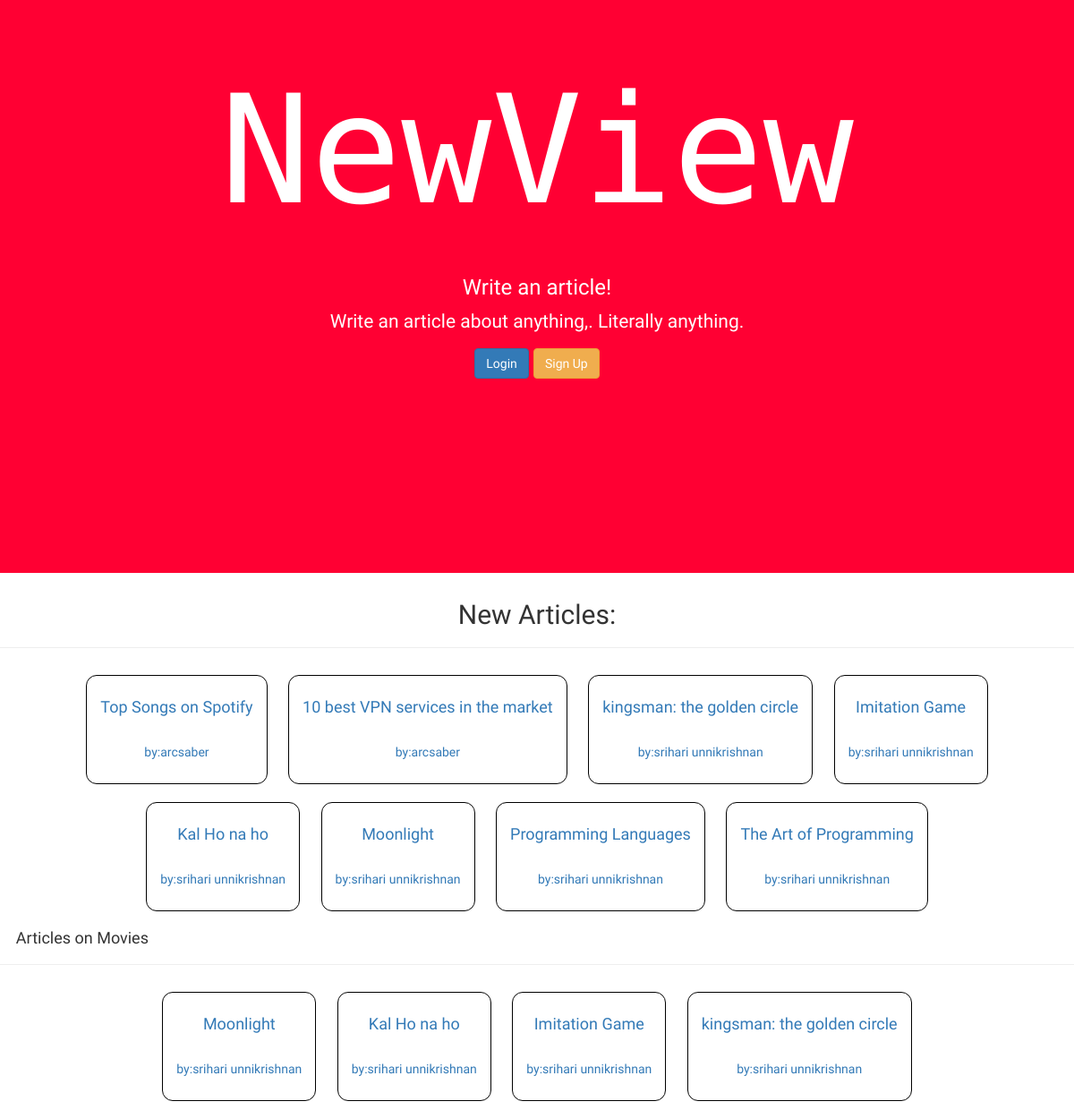
/, run on an earlier commit of the app's database.
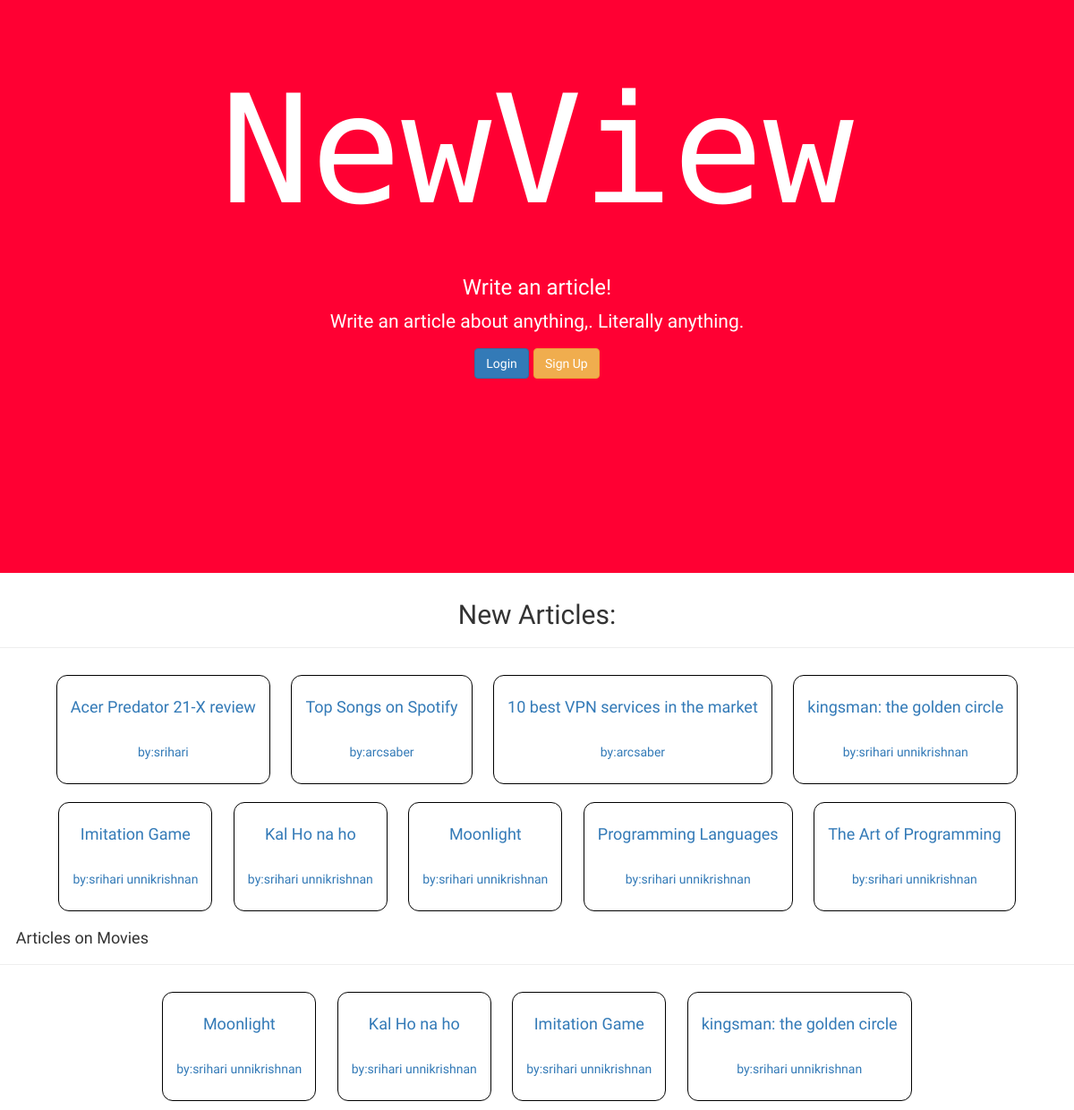
And on a later commit of the database.
### WriteReview/models.py (models this page shows)
class Reviews(models.Model):
    Title=models.CharField(max_length=100)
    Body=models.TextField()
    Tag=models.CharField(max_length=5000)
    author=models.CharField(max_length=5000)
    views=models.IntegerField()
    published=models.DateField()
    genre=models.CharField(choices=GENRES,max_length=20,default='Others')
    def __str__(self):
        return self.Title

### WriteReview/views.py (the view)
# urls.py: url(r'^$',views.start,name="Index"),
def start(request):
    article=[i for i in models.Reviews.objects.all()][-9:]
    article.reverse()
    prev_recommendation=list(set(prev_recommendations))
    print(prev_recommendation)
    for i in prev_recommendation:
        models.Recommendation.objects.create(user=request.user.username,article=i)
        for y in models.Recommendation.objects.all():
            if models.Recommendation.objects.filter(article=i).count() >1:
                y.delete()
    movie=[]
    for i in models.Reviews.objects.all():
        key = i.pk
        if tags(key,"movie")==True or tags(key,"movies") == True or i.genre == "Movies":
            print(key)
            movie.append(i)
    print(movie)
    prev_recommendatioa=models.Recommendation.objects.all().filter(user=request.user.username)
    prev_recommendationsb.append(str(prev_recommendatioa))
    print("STUFF:"+str(prev_recommendations))
    context={"article":article,"previous":prev_recommendatioa,"movie":movie,"Prev_len":len(prev_recommendations)}
    return render(request,"WriteReview/index.html",context)

### WriteReview/views.py (called while the page is built)
def tags(pk,tag):
    obj=get_object_or_404(models.Reviews,pk=pk)
    tags=obj.Tag
    art_tags=tags
    art_tags_all=[]
    string=art_tags.split(',')
    for i in string:
        if i == tag:
            return True

### templates/WriteReview/index.html (shortened to what this page needs)
<!doctype html>
{% load crispy_forms_tags %}
<html>
        <link rel="stylesheet" href="https://maxcdn.bootstrapcdn.com/bootstrap/3.3.7/css/bootstrap.min.css">
    <head><title>Write a new Article</title>
    <link rel="stylesheet" href="https://maxcdn.bootstrapcdn.com/bootstrap/3.3.7/css/bootstrap.min.css">
    </head>
    <body>
        <div class="jumbotron text-center">
            <span style="font-size:1200%">NewView</span>
            <h3>Write an article!</h3>
            <p>Write an article about anything,{{ request.user.username }}. Literally anything. </p>
            {% if user.is_authenticated %}
            <p><a style="color:white" href="/art"><button type="button" class="btn btn-primary">Write an article</button></a>
               <a style="color:white" href={% url 'asignout' %}><button type="button" class="btn btn-warning">Sign Out</button></a>
               <a style="color:white" href={% url 'subscription' %}><button type="button" class="btn btn-success">From your Subscriptions</button></a>
            </p>
            {% else %}
            <p><a href="/login" style="color:white"><button class="btn btn-primary">Login</button></a>&nbsp<a href="/signup" style="color:white"><button class="btn btn-warning">Sign Up</button></a></p>
            {% endif %}
        </div>
        <div >
                <center>
                        <h2>New Articles:</h2>
                        <hr>
                           {% for i in article %}
                                <a href="/{{i.id}}"><div class="Article"><strong><h4>{{i}}</h4></strong><br><p>by:{{i.author}}</p></div></a>
                           {% endfor %}
                    </center>
     <h4>&nbsp &nbsp Articles on Movies</h4>
    <hr/>
    <center>
    {% for i in movie  %}
    <a href="/{{i.id}}"><div class="Article"><strong><h4>{{i}}</h4></strong><br><p>by:{{i.author}}</p></div></a>
    {% endfor %}
</center>
        </div>
    </body>
</html>

### templates/WriteReview/index.html (style rules this page uses)
body,html { width:100%; height:100%; font-family: 'Raleway', sans-serif !important; }
.jumbotron { background-color: #FF0033 !important; color:white; height:80%; }
span { font-family: 'Libre Barcode 39 Text', cursive !important; }
.Article { display: inline-block; padding: 15px; margin: 10px; border: 1px solid black ; transition: all .2s ease-in-out; border-radius: 12px; }

What changed in the data, as far as the page shows it:
added Reviews: Title "Acer Predator 21-X review", author "srihari", shown under "New Articles:"
